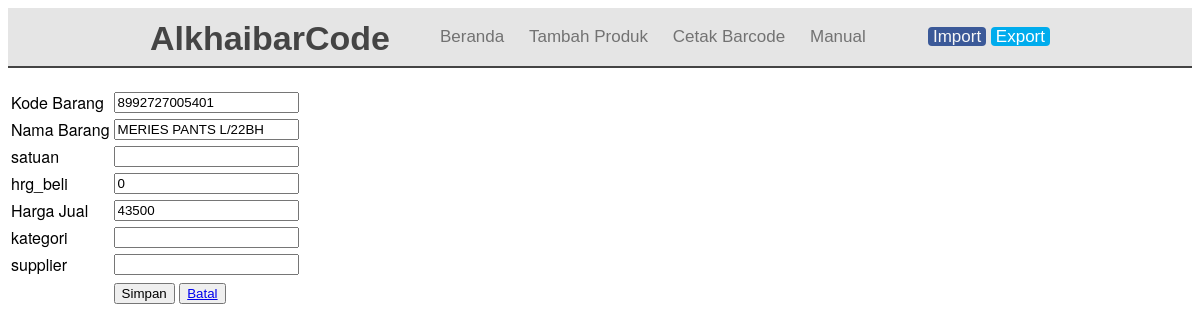
The app's page /edit.php?id=61 with its own data.
### tables this page shows
CREATE TABLE `tabel_barang` (
  `id` int(6) NOT NULL,
  `kd_barang` varchar(15) NOT NULL,
  `nm_barang` varchar(64) NOT NULL,
  `satuan` varchar(10) NOT NULL,
  `kategori` varchar(50) NOT NULL,
  `supplier` varchar(55) NOT NULL,
  `hrg_jual` int(11) NOT NULL,
  `hrg_beli` int(11) NOT NULL
);

### edit.php (the view, shortened to what this page needs)
<?php
include_once("config.php");
?>
<?php
$id = $_GET['id'];
$result = mysqli_query($mysqli, "SELECT * FROM tabel_barang WHERE id=$id");
while($user_data = mysqli_fetch_array($result))
{
    $kd_barang = $user_data['kd_barang'];
    $nm_barang =$user_data['nm_barang'];
    $satuan = $user_data['satuan'];
    $hrg_beli = $user_data['hrg_beli'];
    $hrg_jual = $user_data['hrg_jual'];
    $kategori = $user_data['kategori'];
    $supplier = $user_data['supplier'];
}
?>
<html>
<head>
    <link rel="stylesheet" href="css/bootstrap.min.css">
</head>
<body>
<div class="header">
  <div class="container">
   <div class="navbar">
    <div class="brand">
     <h1><a href="#">AlkhaibarCode</a></h1>
    </div>
    <div class="menu">
     <nav class="nav">
      <ul id="dropdown">
       <li><a href="index.php">Beranda</a></li>
       <li><a href="add.php">Tambah Produk</a></li>
       <li><a href="cetaksemua.php">Cetak Barcode</a></li>
       <li><a href="manual.php">Manual</a></li>
      </ul>
     </nav>
      <div class="">
      <p><a style="background: #3b5998; padding: 0 5px; border-radius: 4px; color: #f7f7f7; text-decoration: none;" href="import/form.php">Import</a>
        <a style="background: #00aced; padding: 0 5px; border-radius: 4px; color: #ffffff; text-decoration: none;" href="#">Export</a></p>
     </div>
    </div>
   </div>
  </div>
 </div>
    <form name="update_user" method="post" action="edit.php">
        <table border="0">
            <tr>
                <td>Kode Barang</td>
                <td><input type="text" name="kd_barang" value="<?php echo $kd_barang;?>"></td>
            </tr>
            <tr>
                <td>Nama Barang</td>
                <td><input type="text" name="nm_barang" value="<?php echo $nm_barang;?>"></td>
            </tr>
            <tr>
                <td>satuan</td>
                <td><input type="text" name="satuan" value="<?php echo $satuan;?>"></td>
            </tr>
            <tr>
                <td>hrg_beli</td>
                <td><input type="text" name="hrg_beli" value="<?php echo $hrg_beli;?>"></td>
            </tr>
            <tr>
                <td>Harga Jual</td>
                <td><input type="text" name="hrg_jual" value="<?php echo $hrg_jual;?>"></td>
            </tr>
            <tr>
                <td>kategori</td>
                <td><input type="text" name="kategori" value="<?php echo $kategori;?>"></td>
            </tr>
            <tr>
                <td>supplier</td>
                <td><input type="text" name="supplier" value="<?php echo $supplier;?>"></td>
            </tr>
            <tr>
                <td><input type="hidden" name="id" value="<?php echo $_GET['id'];?>"></td>
                <td><input type="submit" name="update" value="Simpan">
                    <button><a href="index.php">Batal</a></button>
                </td>
            </tr>
        </table>
    </form>
</body>
</html>

### records on screen
tabel_barang: kd_barang "8992727005401", nm_barang "MERIES PANTS L/22BH", hrg_beli "0", hrg_jual "43500"
